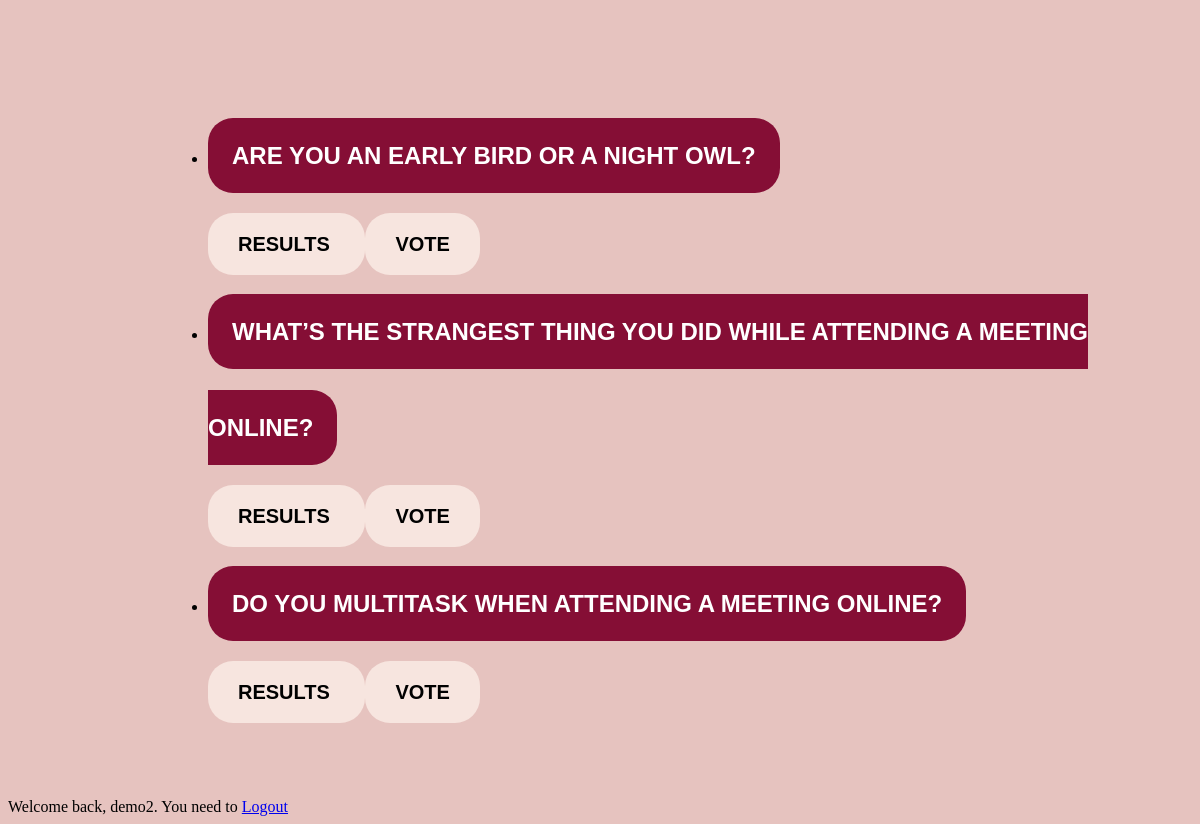
/polls/ (signed in), run on the app's committed database.
### polls/models.py (models this page shows, shortened)
class Question(models.Model):
    question_text = models.CharField(max_length=200)
    pub_date = models.DateTimeField('date published')
    end_date = models.DateTimeField('the ending date for voting.',
                                    default=timezone.now,
                                    blank=True, null=True)

### polls/views.py (the view)
# urls.py: path('', views.IndexView.as_view(), name='index'),
class IndexView(generic.ListView):
    template_name = 'polls/index.html'
    context_object_name = 'latest_question_list'
    def get_queryset(self):
        return Question.objects.filter(pub_date__lte=timezone.now()
                                       ).order_by('-pub_date')[:5]

### polls/templates/polls/index.html (shortened to what this page needs)
{% load static %}
<link rel="stylesheet" href="{% static 'polls/style.css' %}">
{% if latest_question_list %}
    <ul class="question">
    {% for question in latest_question_list %}
        <li ><a href="{% url 'polls:detail' question.id %}" class="list_question"><strong>{{ question.question_text }}</strong></a><br>
        <a href="{% url 'polls:results' question.id %}" class="result"><strong> Results </strong></a>
        <a href="{% url 'polls:detail' question.id %}" class="vote"><strong> Vote </strong></a></li>
    {% endfor %}
    </ul>
{% else %}
    <p>No polls are available.</p>
{% endif %}
{% if user.is_authenticated %}
    Welcome back, {{ user.username }}. You need to
    <a href="{% url 'logout'  %}">  Logout  </a>
{% else %}
    Please <a href="{% url 'login'%}?next={{request.path}}">Login</a>
{% endif %}
{% load static %}
<link rel="stylesheet" href="{% static 'polls/style.css' %}">

### polls/static/polls/style.css (style rules this page uses)
.question { padding: 100px 50px 50px 200px; }
.list_question { color: white; font-family: helvetica; text-decoration: none; text-transform: uppercase; padding: 1em 1em; font-size: 24px; line-height: 4; background: #850E35; border-radius: 25px; }
.result { color: black; font-family: helvetica; text-decoration: none; text-transform: uppercase; padding: 1em 1.5em; font-size: 20px; line-height: 4; background: #F7E5DF; border-radius: 25px; }
.vote { color: black; font-family: helvetica; text-decoration: none; text-transform: uppercase; padding: 1em 1.5em; font-size: 20px; line-height: 4; background: #F7E5DF; border-radius: 25px; }

### data on the page
Question: question_text "ARE YOU AN EARLY BIRD OR A NIGHT OWL?"
Question: question_text "WHAT’S THE STRANGEST THING YOU DID WHILE ATTENDING A MEETING ONLINE?"
Question: question_text "DO YOU MULTITASK WHEN ATTENDING A MEETING ONLINE?"

### other printed values
{{ user.username }} "demo2"
